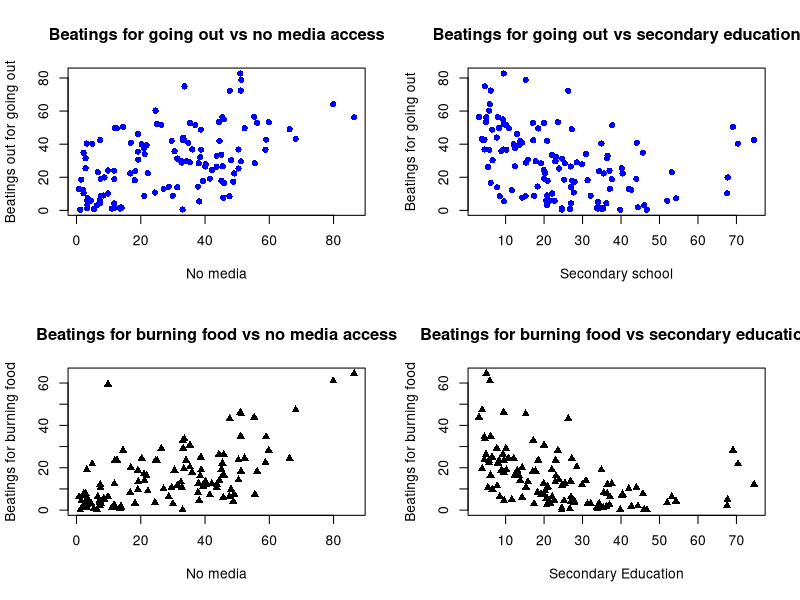
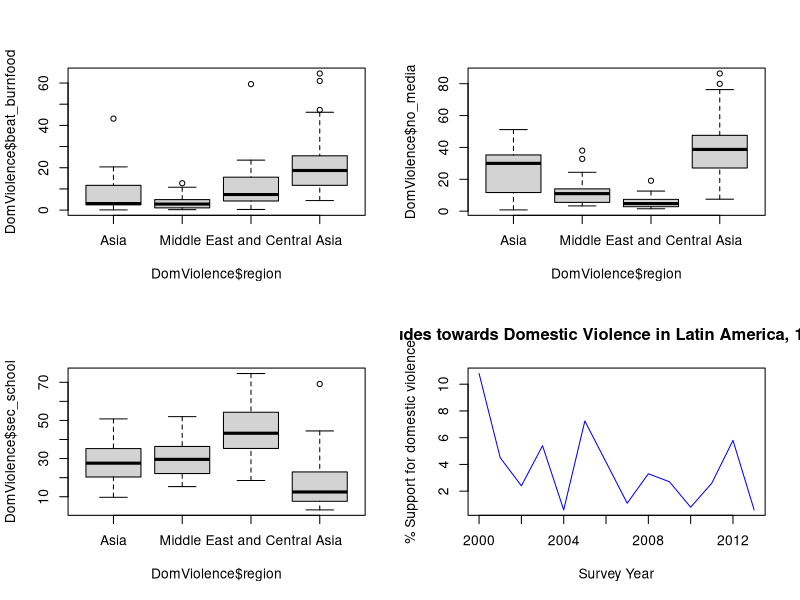
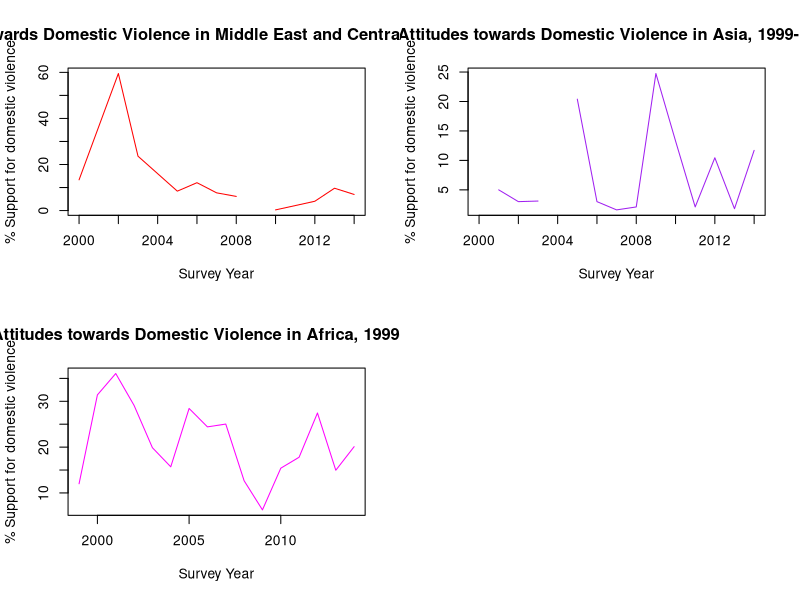

The R source for these figures, in order:
## ---- chunk 1
DomViolence <- read.csv("dhs_ipv.csv")
dim(DomViolence)
par(mfrow = c(2,2))
plot(DomViolence$no_media, DomViolence$beat_goesout, pch = 16, col = "blue", 
     xlab= "No media", ylab= "Beatings out for going out", main = "Beatings for going out vs no media access")
plot(DomViolence$sec_school, DomViolence$beat_goesout, pch = 16, col = "blue", 
     xlab= "Secondary school", ylab= "Beatings for going out", main = "Beatings for going out vs secondary education")
plot (DomViolence$no_media, DomViolence$beat_burnfood, pch = 17, col= "black", 
      xlab = "No media", ylab = "Beatings for burning food", main = "Beatings for burning food vs no media access")
plot (DomViolence$sec_school, DomViolence$beat_burnfood, pch = 17, col = "black", 
      xlab = "Secondary Education", ylab = "Beatings for burning food", main = "Beatings for burning food vs secondary education")
## ---- chunk 2
burnfood_media<- cor(DomViolence$beat_burnfood, DomViolence$no_media, use = "pairwise")
burnfood_school<- cor (DomViolence$beat_burnfood, DomViolence$sec_school, use = "pairwise")
## ---- chunk 3
boxplot(DomViolence$beat_burnfood~ DomViolence$region)
boxplot(DomViolence$no_media~ DomViolence$region)
boxplot(DomViolence$sec_school~ DomViolence$region)

## ---- chunk 4
asia <- subset(DomViolence, region == "Asia")
latin <- subset(DomViolence, region == "Latin America")
africa <- subset(DomViolence, region == "Sub-Saharan Africa")
me <- subset(DomViolence, region == "Middle East and Central Asia")
asia_dvtrend <- tapply(asia$beat_burnfood, asia$year, mean, na.rm = TRUE)
latin_dvtrend <- tapply(latin$beat_burnfood, latin$year, mean, na.rm = TRUE)
af_dvtrend <- tapply(africa$beat_burnfood, africa$year, mean, na.rm = TRUE)
me_dvtrend <- tapply(me$beat_burnfood, me$year, mean, na.rm = TRUE)
plot(names(latin_dvtrend), latin_dvtrend, type = "l", col = "blue",
ylab = "% Support for domestic violence", xlab = "Survey Year",
main = "Attitudes towards Domestic Violence in Latin America, 1999-2014")
plot(names(me_dvtrend), me_dvtrend, type = "l", col = "red", ylab = "% Support for domestic violence", xlab = "Survey Year",
main = "Attitudes towards Domestic Violence in Middle East and Central Asia, 1999-2014")
plot(names(asia_dvtrend), asia_dvtrend, type = "l", col = "purple", ylab = "% Support for domestic violence", xlab = "Survey Year",
main = "Attitudes towards Domestic Violence in Asia, 1999-2014")
plot(names(af_dvtrend), af_dvtrend, type = "l", col = "magenta", ylab = "% Support for domestic violence", xlab = "Survey Year",
main = "Attitudes towards Domestic Violence in Africa, 1999-2014")
#text(2002, 62, labels = "Middle East", col = "blue")
#text(2005, 30, labels = "Africa", col = "green")
#text(2009, 30, labels = "Asia", col = "purple")
#text(2003, 10, labels = "Latin America", col = "red")


